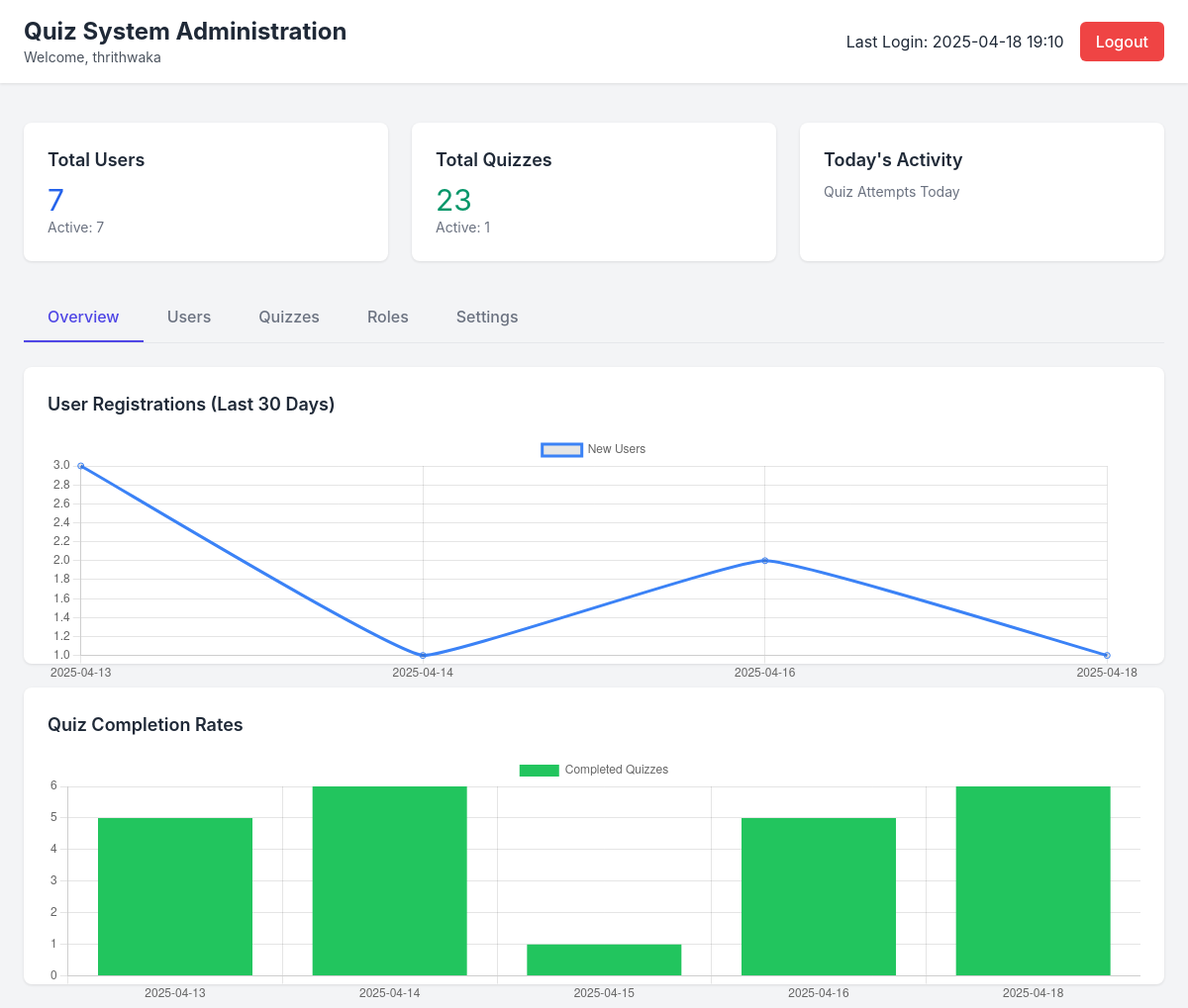
Page /admin (signed in) on the earlier database version.
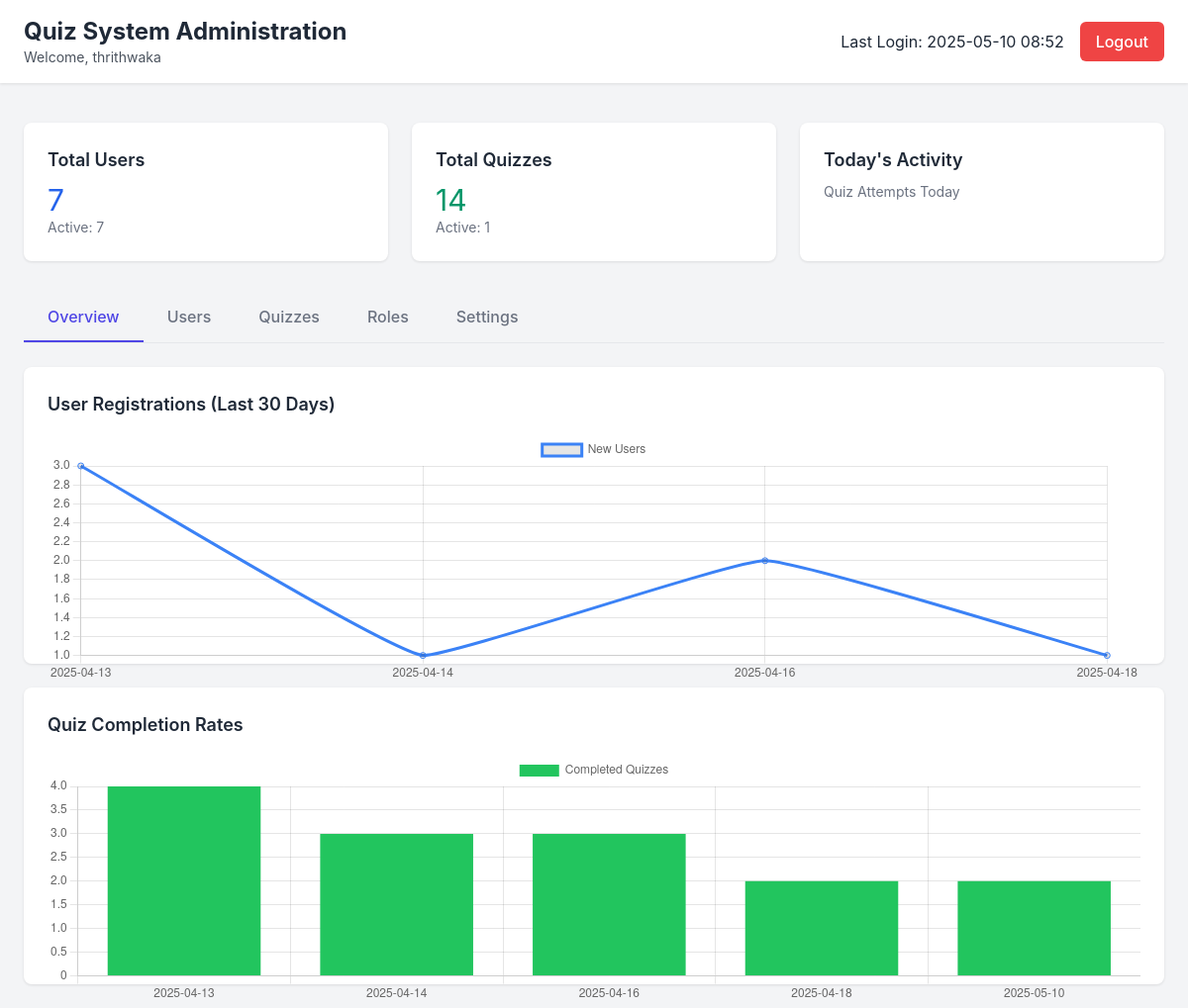
Same page on the later database version.
### app.py (models this page shows, shortened)
class User(UserMixin, db.Model):
    id = db.Column(db.Integer, primary_key=True)
    unique_id = db.Column(db.String(20), unique=True, nullable=False)  # Format: ccf@FFLL1234
    username = db.Column(db.String(100), unique=True, nullable=False)
    email = db.Column(db.String(100), unique=True, nullable=False)
    password = db.Column(db.String(200), nullable=False)
    first_name = db.Column(db.String(50), nullable=False)
    last_name = db.Column(db.String(50), nullable=False)
    profile_pic = db.Column(db.String(200), nullable=True, default='default.png')
    created_at = db.Column(db.DateTime, default=datetime.now)
    role_id = db.Column(db.Integer, db.ForeignKey('role.id'), nullable=False)
    is_admin = db.Column(db.Boolean, default=False)
    is_active = db.Column(db.Boolean, default=True)
    last_login = db.Column(db.DateTime, default=datetime.now)
    created_quizzes = db.relationship('Quiz', backref='creator', lazy=True, foreign_keys='Quiz.creator_id')
    quiz_attempts = db.relationship('Attempt', backref='user', lazy=True)

### app.py (the view)
@app.route('/admin')
@login_required
def admin():
    total_users = User.query.count()
    active_users = User.query.filter_by(is_active=True).count()
    total_quizzes = Quiz.query.count()
    active_quizzes = Quiz.query.filter_by(status='active').count()
    thirty_days_ago = datetime.now() - timedelta(days=30)
    reg_data = db.session.query(
        func.date(User.created_at).label('date'),
        func.count(User.id).label('count')
    ).filter(User.created_at >= thirty_days_ago)\
     .group_by(func.date(User.created_at))\
     .all()
    reg_dates = [str(data.date) for data in reg_data]
    reg_counts = [data.count for data in reg_data]
    quiz_data = db.session.query(
        func.date(Quiz.created_at).label('date'),
        func.count(Quiz.id).label('count')
    ).filter(Quiz.created_at >= thirty_days_ago)\
     .group_by(func.date(Quiz.created_at))\
     .all()
    quiz_dates = [str(data.date) for data in quiz_data]
    quiz_counts = [data.count for data in quiz_data]
    return render_template('admin.html',
                         total_users=total_users,
                         active_users=active_users,
                         total_quizzes=total_quizzes,
                         active_quizzes=active_quizzes,
                         reg_dates=reg_dates,
                         reg_counts=reg_counts,
                         quiz_dates=quiz_dates,
                         quiz_counts=quiz_counts)

### app.py (called while the page is built)
@login_manager.user_loader
def load_user(user_id):
    return User.query.get(int(user_id))

### templates/admin.html (shortened to what this page needs)
<!DOCTYPE html>
<html lang="en">
<head>
    <link href="https://cdn.jsdelivr.net/npm/tailwindcss@2.2.19/dist/tailwind.min.css" rel="stylesheet">
    <link rel="stylesheet" href="static/css/admin.css">
</head>
<body class="bg-gray-100">
    <div class="min-h-screen">
        <header class="admin-header">
            <div class="flex justify-between items-center">
                <div>
                    <h1 class="text-2xl font-bold">Quiz System Administration</h1>
                    <p class="text-sm opacity-80">Welcome, {{ current_user.username }}</p>
                </div>
                <div class="flex items-center gap-4">
                    <span>Last Login: {{ current_user.last_login.strftime('%Y-%m-%d %H:%M') }}</span>
                    <a href="{{ url_for('logout') }}" class="btn btn-danger">Logout</a>
                </div>
            </div>
        </header>
        <div class="p-6">
            <div class="dashboard-grid">
                <div class="stats-card">
                    <h3 class="text-lg font-semibold mb-2">Total Users</h3>
                    <p class="text-3xl text-blue-600">{{ total_users }}</p>
                    <p class="text-sm text-gray-500">Active: {{ active_users }}</p>
                </div>
                <div class="stats-card">
                    <h3 class="text-lg font-semibold mb-2">Total Quizzes</h3>
                    <p class="text-3xl text-green-600">{{ total_quizzes }}</p>
                    <p class="text-sm text-gray-500">Active: {{ active_quizzes }}</p>
                </div>
                <div class="stats-card">
                    <h3 class="text-lg font-semibold mb-2">Today's Activity</h3>
                    <p class="text-sm text-gray-500">Quiz Attempts Today</p>
                </div>
            </div>
            <div class="mt-8">
                <nav class="flex border-b">
                    <button class="tab-button active" data-tab="overview">Overview</button>
                    <button class="tab-button" data-tab="users">Users</button>
                    <button class="tab-button" data-tab="quizzes">Quizzes</button>
                    <button class="tab-button" data-tab="roles">Roles</button>
                    <button class="tab-button" data-tab="settings">Settings</button>
                </nav>
                <div class="mt-6">
                    <div id="overview-tab" class="tab-content">
                        <div class="chart-container">
                            <h3 class="text-lg font-semibold mb-4">User Registrations (Last 30 Days)</h3>
                            <canvas id="registrationChart"></canvas>
                        </div>
                        <div class="chart-container mt-6">
                            <h3 class="text-lg font-semibold mb-4">Quiz Completion Rates</h3>
                            <canvas id="quizCompletionChart"></canvas>
                        </div>
                    </div>
                </div>
            </div>
        </div>
    </div>
    <script>
        // Tab switching functionality
        document.querySelectorAll('.tab-button').forEach(button => {
            button.addEventListener('click', () => {
                // Remove active class from all buttons and hide all tabs
                document.querySelectorAll('.tab-button').forEach(btn => btn.classList.remove('active'));
                document.querySelectorAll('.tab-content').forEach(content => content.classList.add('hidden'));
                // Add active class to clicked button and show corresponding tab
                button.classList.add('active');
                document.getElementById(button.dataset.tab + '-tab').classList.remove('hidden');
            });
        });
        // Initialize charts if data is available
        if (document.getElementById('registrationChart')) {
            new Chart(document.getElementById('registrationChart'), {
                type: 'line',
                data: {
                    labels: {{ reg_dates|tojson }},
                    datasets: [{
                        label: 'New Users',
                        data: {{ reg_counts|tojson }},
                        borderColor: 'rgb(59, 130, 246)',
                        tension: 0.1
                    }]
                },
                options: {
                    responsive: true,
                    maintainAspectRatio: false
                }
            });
        }
        if (document.getElementById('quizCompletionChart')) {
            new Chart(document.getElementById('quizCompletionChart'), {
                type: 'bar',
                data: {
                    labels: {{ quiz_dates|tojson }},
                    datasets: [{
                        label: 'Completed Quizzes',
                        data: {{ quiz_counts|tojson }},
                        backgroundColor: 'rgb(34, 197, 94)'
                    }]
                },
                options: {
                    responsive: true,
                    maintainAspectRatio: false
                }
            });
        }
    </script>
</body>
</html>

### static/css/admin.css (style rules this page uses)
:root { --primary-color: #4f46e5; --primary-hover: #4338ca; --danger-color: #ef4444; --danger-hover: #dc2626; --success-color: #10b981; --text-dark: #1f2937; --text-light: #6b7280; --border-color: #e5e7eb; }
body { font-family: 'Inter', system-ui, -apple-system, BlinkMacSystemFont, sans-serif; color: var(--text-dark); }
.admin-header { background-color: white; padding: 1rem 1.5rem; box-shadow: 0 1px 3px rgba(0, 0, 0, 0.1); margin-bottom: 1rem; }
.dashboard-grid { display: grid; grid-template-columns: repeat(auto-fill, minmax(300px, 1fr)); gap: 1.5rem; }
.stats-card { background-color: white; border-radius: 0.5rem; padding: 1.5rem; box-shadow: 0 1px 3px rgba(0, 0, 0, 0.1); transition: transform 0.2s ease, box-shadow 0.2s ease; }
.tab-button { padding: 0.75rem 1.5rem; border: none; background: none; font-weight: 500; color: var(--text-light); border-bottom: 2px solid transparent; transition: all 0.2s ease; cursor: pointer; }
.tab-button.active { color: var(--primary-color); border-bottom-color: var(--primary-color); }
.chart-container { background-color: white; border-radius: 0.5rem; padding: 1.5rem; box-shadow: 0 1px 3px rgba(0, 0, 0, 0.1); height: 300px; }
.btn { display: inline-block; padding: 0.5rem 1rem; font-weight: 500; border-radius: 0.375rem; cursor: pointer; transition: background-color 0.2s ease; border: none; }
.btn-danger { background-color: var(--danger-color); color: white; }

Differences in the rows shown:
changed User "thrithwaka": last_login "2025-04-18 19:10" → "2025-05-10 08:52"
Other differences:
{{ total_quizzes }}: "23" → "14"
chart data {{ quiz_dates|tojson }}: ["2025-04-13", "2025-04-14", "2025-04-15", "2025-04-16", "2025-04-18"] → ["2025-04-13", "2025-04-14", "2025-04-16", "2025-04-18", "2025-05-10"]
chart data {{ quiz_counts|tojson }}: [5, 6, 1, 5, 6] → [4, 3, 3, 2, 2]
